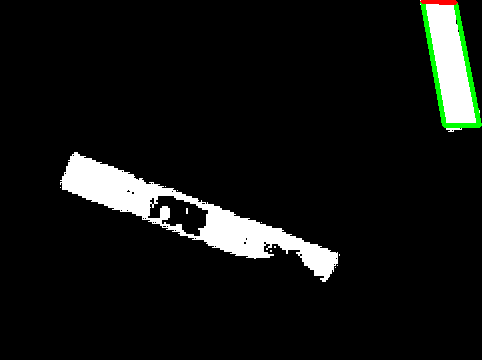
//> input picture video_stuff/bottom/test1338.png, 482 x 360 px, given in place of underwatertest.mp4, which was not available
$ ./video   (built with g++ and OpenCV 4)
//> lines starting //> are read from the running program, lines starting //| are printed output that depends on the picture; after the words box and inside, x2 and y2 are one past the last pixel; in counts of white or black regions, pixels touching at a corner belong together; pictures that were not available may be replaced by others from this repository, and a replacement may not be noted
#include <opencv2/opencv.hpp>
#include "opencv2/imgproc/imgproc.hpp"
#include "opencv2/highgui/highgui.hpp"
#include "highgui.h"
#include <stdlib.h>
#include <stdio.h>
#include <iostream>
#include <time.h>

using namespace std;
using namespace cv;

Mat detect_object(Mat src);
void outputAngle(Mat src, vector<Point2f> candidates);

int frameCount = 0;

int main()
{
	VideoCapture cap("underwatertest.mp4");
    if ( !cap.isOpened() ){
		cout << "Cannot open the video file. \n";
		return -1;
    }

    double fps = cap.get(CV_CAP_PROP_FPS); //

    namedWindow("source video", WINDOW_NORMAL); //create a window
	resizeWindow("source video", 7000, 7000);

    while(1){
		Mat frame;

        if (!cap.read(frame)){ // if not success, break loop
        // read() decodes and captures the next frame.
			cout << "\n Cannot read the video file. \n";
            break;
        }
//> frame is the input picture: 360 rows x 482 cols, CV_8UC3; mean B, G, R 17.4, 19.4, 17.6
		if(frameCount % 5 == 0){
			Mat coloredImage = detect_object(frame);	//want this to occur on an interval maybe .5 secs
			imshow("colored", coloredImage);
		}
		//imshow("colored", coloredImage);
        imshow("source video", frame);

		if(waitKey(30) == 27) //'esc' key to exit
        {
            break;
        }

		frameCount++;
		cout << frameCount << endl;
    }

    return 0;
}

Mat detect_object(Mat src){
	Mat src_hsv, src_colored;
	cvtColor(src, src_hsv, COLOR_BGR2HSV);
//> src_hsv: 360 rows x 482 cols, CV_8UC3; mean H, S, V 0.5, 2.2, 19.6
	int lower_bound1, lower_bound2;
	int upper_bound1, upper_bound2;
	string colorToDetect;
	Mat lower_bound_image, upper_bound_image;
	lower_bound1 = 0;
	lower_bound2 = 27;
	upper_bound1 = 155;
	upper_bound2 = 170;

	inRange(src_hsv, Scalar(lower_bound1,100,100), Scalar(lower_bound2,255,255), lower_bound_image);
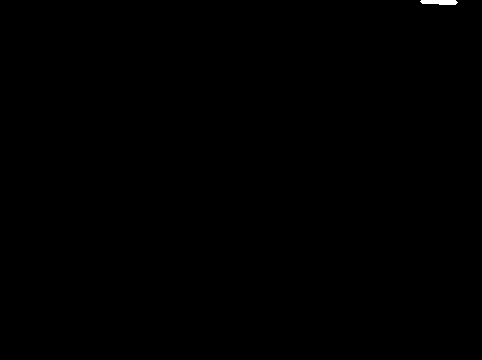
//> lower_bound_image: 360 rows x 482 cols, CV_8UC1; 0.09% white; 1 white region
	inRange(src_hsv, Scalar(upper_bound1,100,100), Scalar(upper_bound2,255,255), upper_bound_image);
//> upper_bound_image: 360 rows x 482 cols, CV_8UC1; every value is 0

	addWeighted(lower_bound_image, 1.0, upper_bound_image, 1.0, 0.0, src_colored);

	RNG rng(12345);
	Mat output;
	vector<vector<Point> > contours;
	vector<Vec4i> hierarchy;

	//findContours function
	findContours(src_colored, contours, hierarchy, CV_RETR_TREE, CV_CHAIN_APPROX_SIMPLE, Point(0,0));
//> contours = 1 contour; box (x1, y1, x2, y2) and area: (420, 0, 458, 5) 123

	//approximate the contours to get bounding rectangles and circles
	vector<vector<Point> > contours_poly(contours.size());
//> contours_poly = 1 empty contours
	vector<Rect> boundRect(contours.size());
//> boundRect = 1 Rect (x, y, width, height): [0, 0, 0, 0]
	vector<Point2f> center(contours.size());
//> center = 1 Point (x, y): [0, 0]
	vector<float> radius(contours.size());
//> radius = [0]

	for(size_t i = 0; i < contours.size(); i++){
		approxPolyDP(Mat(contours[i]), contours_poly[i], 3, true);
		boundRect[i] = boundingRect(Mat(contours_poly[i]));
		minEnclosingCircle((Mat)contours_poly[i], center[i], radius[i]);
	}
//> this loop made 1 pass

	//checking the radii, making sure greater than 100 for these purposes. -- can change
	vector<Point2f> candidates;
	double largest_radius = 0;
	double largest_idx = -1;
	for(size_t i = 0; i < radius.size(); i++){
		if(radius[i] > largest_radius && radius[i] > 3){
			largest_radius = radius[i];
			largest_idx = i;
		}
	//	cout << "center: " << center[i] << "       " << "radius: " << radius[i] << endl;
	}
//> this loop made 1 pass
//> largest_radius on pass 1: 18.51
//> after the loop, largest_radius = 18.51; largest_idx = 0
	//push the largest on
	if(largest_idx != -1){
		candidates.push_back(center[largest_idx]);
//> candidates = 1 Point (x, y): [438.5, 1.5]
		outputAngle(src, candidates);
	}
	else{
		cout << "Nothing detected, Angle to travel : -1" << endl;
	}

	//drawing contours and rectangless and circles -- maybe not totally necessary -- only for the candidates

	Mat drawing = Mat::zeros(src_colored.size(), CV_8UC3);
	for(size_t i = 0; i < contours.size(); i++){
		Scalar color = Scalar(rng.uniform(0,255), rng.uniform(0,255), rng.uniform(0,255));
		drawContours(drawing, contours_poly, i, color, 1, 8, vector<Vec4i>(), 0, Point());
		rectangle(drawing, boundRect[i].tl(), boundRect[i].br(), color, 2, 8, 0);
		circle(drawing, center[i], (int)radius[i], color, 2, 8, 0);
	}

//	namedWindow("Color Contours", WINDOW_NORMAL);
//	resizeWindow("Color Contours", 600,600);
//	imshow("Color Contours", drawing);

	return drawing;
}

void outputAngle(Mat src, vector<Point2f> candidates){
	//using the colored image
	//we have a point, which is the center of a cirlce, should only have 1.
	int midX = src.size().width / 2;
//> midX = 241
	int midY = src.size().height / 2;
//> midY = 180
	int x, y, tx, ty, targetx = -1, targety = -1;
	int flag = 0;
	cout << "SIZE OF CANDIDATES VECTOR: " << candidates.size() << endl;
//| SIZE OF CANDIDATES VECTOR: 1
	for(size_t i = 0; i < candidates.size(); i++){
		if(flag != 0){
			break;
		}
		x = candidates[i].x;
		y = candidates[i].y;
		for(tx = -5; tx < 6; tx++){
			if(flag != 0)	{ break; }
			for(ty = -5; ty < 6; ty++){
				int correctColor = src.at<uchar>(y + ty, x + tx);
				if(correctColor != 0){
					flag = 1;
					targetx = x;
					targety = y;
					break;
				}
			}
		}
	}
//> this loop made 1 pass
//> (x, y, flag, targetx, targety) on pass 1: (438, 1, 0, -1, -1)
//> after the loop, flag = 0; targetx = -1; targety = -1
//> the loop in detect_object, `for(size_t i = 0; i < contours.size(); i++)` made 1 pass
//> the Esc key is pressed

	//now we know what point  we are going to travel to, so we want to calculate the angle

	//triangle
	//	    adj
	//       --------
	//	  \	|
	//	   \	|
	//	    \	|     opp
	//	     \	|
	//	      \	|
	//	       \|

//	cout << "target x = " << targetx << " target y = " << targety << endl;
//	cout << "midx = " << midX << " midy = " << midY << endl;

	if(targetx == -1 && targety == -1){
		cout << "Nothing detected, Angle to travel : -1" << endl;
		return;
	}

	double adj = abs(targetx - midX);
	double opp = abs(targety - midY);
	double angle = atan(opp / adj);

	int quadrant;
	if(targety < midY && targetx > midX){
		quadrant = 1;
		cout << "Angle to travel : " << angle << endl;
	}
	else if(targety < midY && targetx < midX){
		quadrant = 2;
		cout << "Angle to travel : " << 3.14159 - angle << endl;
	}
	else if(targety > midY && targetx < midX){
		quadrant = 3;
		cout << "Angle to travel : " << 3.14159 + angle << endl;
	}
	else{
		quadrant = 4;
		cout << "Angle to travel : " << -angle << endl;
	}

	return;
}

$ run again, on video_stuff/bottom/test1359.png
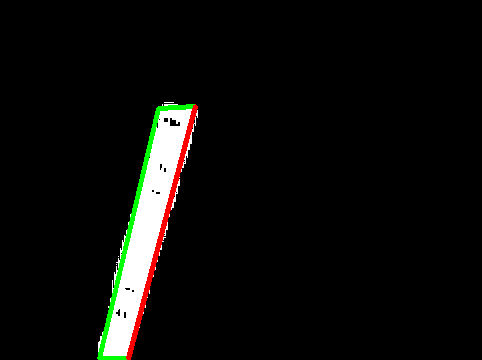
//> input picture video_stuff/bottom/test1359.png, 482 x 360 px, given in place of underwatertest.mp4, which was not available
//> frame is the input picture: 360 rows x 482 cols, CV_8UC3; mean B, G, R 10.4, 12.6, 12.4
//> src_hsv: 360 rows x 482 cols, CV_8UC3; mean H, S, V 0.5, 4.2, 14.6
//> in detect_object, `inRange(src_hsv, Scalar(lower_bound1,100,100), Scalar(lower_bound2,255..`:
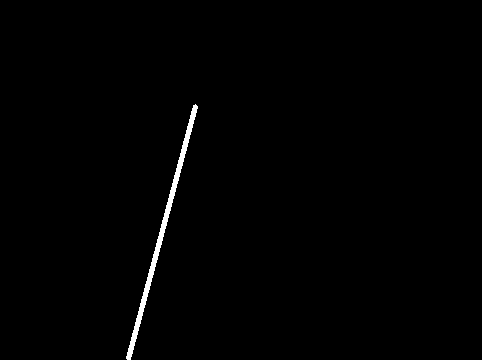
//> lower_bound_image: 360 rows x 482 cols, CV_8UC1; 0.79% white; 1 white region
//> upper_bound_image: 360 rows x 482 cols, CV_8UC1; every value is 0
//> contours = 1 contour; box (x1, y1, x2, y2) and area: (126, 104, 198, 360) 1116
//> contours_poly = 1 empty contours
//> boundRect = 1 Rect (x, y, width, height): [0, 0, 0, 0]
//> center = 1 Point (x, y): [0, 0]
//> radius = [0]
//> the loop in detect_object, `for(size_t i = 0; i < contours.size(); i++)` made 1 pass
//> the loop in detect_object, `for(size_t i = 0; i < radius.size(); i++)` made 1 pass
//> largest_radius on pass 1: 132
//> after the loop in detect_object, `for(size_t i = 0; i < radius.size(); i++)`: largest_radius = 132; largest_idx = 0
//> candidates = 1 Point (x, y): [161, 231.5]
//| SIZE OF CANDIDATES VECTOR: 1
//> the loop in outputAngle, `for(size_t i = 0; i < candidates.size(); i++)` made 1 pass
//> (x, y, flag, targetx, targety) on pass 1: (161, 231, 0, -1, -1)
//> after the loop in outputAngle, `for(size_t i = 0; i < candidates.size(); i++)`: flag = 0; targetx = -1
//> after the loop in detect_object, `for(size_t i = 0; i < contours.size(); i++)`:
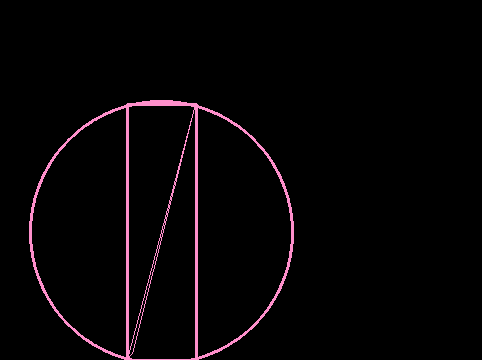
//> drawing: 360 rows x 482 cols, CV_8UC3; mean B, G, R 5.1, 3.6, 6.3

$ run again, on video_stuff/bottom/test1367.png
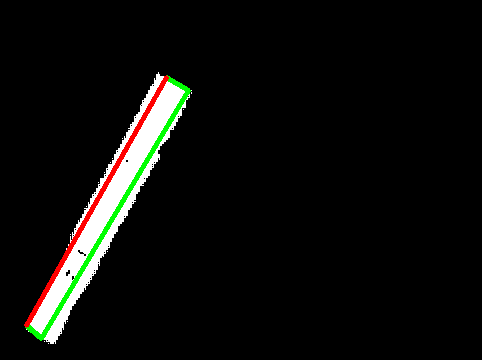
//> input picture video_stuff/bottom/test1367.png, 482 x 360 px, given in place of underwatertest.mp4, which was not available
//> frame is the input picture: 360 rows x 482 cols, CV_8UC3; mean B, G, R 11.6, 13.9, 13.6
//> src_hsv: 360 rows x 482 cols, CV_8UC3; mean H, S, V 0.6, 4.4, 16
//> in detect_object, `inRange(src_hsv, Scalar(lower_bound1,100,100), Scalar(lower_bound2,255..`:
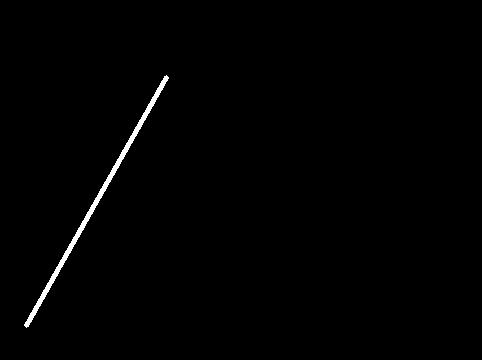
//> lower_bound_image: 360 rows x 482 cols, CV_8UC1; 0.81% white; 1 white region
//> upper_bound_image: 360 rows x 482 cols, CV_8UC1; every value is 0
//> contours = 1 contour; box (x1, y1, x2, y2) and area: (24, 75, 169, 328) 1153
//> contours_poly = 1 empty contours
//> boundRect = 1 Rect (x, y, width, height): [0, 0, 0, 0]
//> center = 1 Point (x, y): [0, 0]
//> radius = [0]
//> the loop in detect_object, `for(size_t i = 0; i < contours.size(); i++)` made 1 pass
//> the loop in detect_object, `for(size_t i = 0; i < radius.size(); i++)` made 1 pass
//> largest_radius on pass 1: 144.1
//> after the loop in detect_object, `for(size_t i = 0; i < radius.size(); i++)`: largest_radius = 144.1; largest_idx = 0
//> candidates = 1 Point (x, y): [96, 201]
//| SIZE OF CANDIDATES VECTOR: 1
//> the loop in outputAngle, `for(size_t i = 0; i < candidates.size(); i++)` made 1 pass
//> (x, y, flag, targetx, targety) on pass 1: (96, 201, 0, -1, -1)
//> after the loop in outputAngle, `for(size_t i = 0; i < candidates.size(); i++)`: flag = 0; targetx = -1
//> after the loop in detect_object, `for(size_t i = 0; i < contours.size(); i++)`:
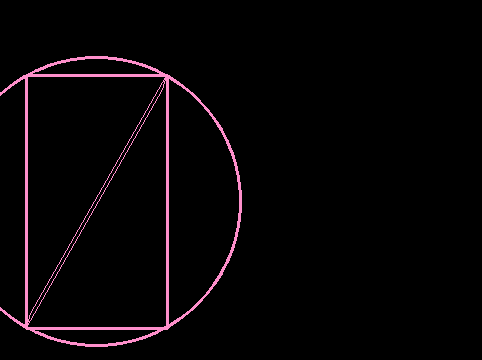
//> drawing: 360 rows x 482 cols, CV_8UC3; mean B, G, R 5.5, 3.9, 6.9
